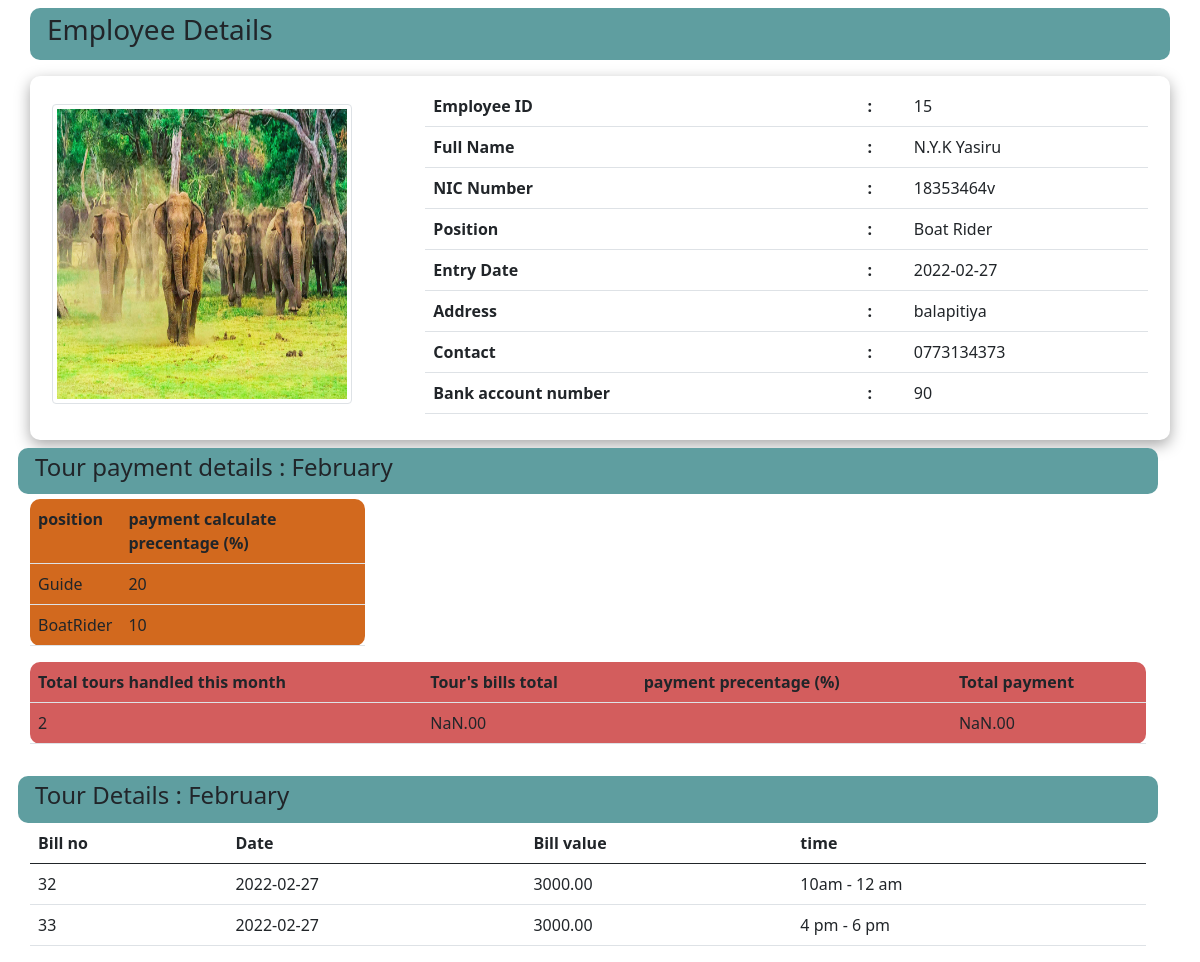
Page /Employee/Profile/profile.php?id=15&Name=N.Y.K Yasiru on the committed database.
### tables this page shows
CREATE TABLE `employee` (
  `ID` int(100) NOT NULL,
  `EmNIC` varchar(100) NOT NULL,
  `Name` varchar(100) NOT NULL,
  `Position` varchar(100) NOT NULL,
  `JobDate` varchar(100) NOT NULL,
  `Address` varchar(200) NOT NULL,
  `Contact` varchar(100) NOT NULL,
  `Birthdate` varchar(100) NOT NULL,
  `Picture` varchar(100) NOT NULL,
  `Gender` text NOT NULL,
  `PositionDescribe` varchar(100) NOT NULL,
  `Qualifications` varchar(200) NOT NULL,
  `JobLocation` varchar(50) NOT NULL,
  `Quace` varchar(25) NOT NULL,
  `Medice` varchar(25) NOT NULL,
  `Charce` varchar(25) NOT NULL,
  `Bankaccount` varchar(25) NOT NULL
);

CREATE TABLE `paymentpre` (
  `preID` int(11) NOT NULL,
  `position` varchar(100) NOT NULL,
  `presentage` varchar(100) NOT NULL
);

CREATE TABLE `bills` (
  `bill_ID` int(40) NOT NULL,
  `Orderer_name` varchar(100) NOT NULL,
  `Orderer_ID` varchar(100) NOT NULL,
  `Booking_date` date NOT NULL,
  `Booking_time` varchar(50) NOT NULL,
  `Adult` int(50) NOT NULL,
  `Child` int(60) NOT NULL,
  `package` varchar(100) NOT NULL,
  `Location` varchar(60) NOT NULL,
  `Address` varchar(100) NOT NULL,
  `Contact_no` varchar(60) NOT NULL,
  `Email` varchar(60) NOT NULL,
  `Meals` varchar(60) NOT NULL,
  `Adult_cost` varchar(60) NOT NULL,
  `Child_cost` varchar(60) NOT NULL,
  `Meal_cost` varchar(60) NOT NULL,
  `Total_cost` varchar(60) NOT NULL,
  `Guide` varchar(100) NOT NULL,
  `Rider` varchar(100) NOT NULL,
  `Ontime` varchar(100) NOT NULL
);

### Employee/Profile/profile.php (the view, shortened to what this page needs)
<!DOCTYPE html>
<html lang="en">
<head>
    <link rel="stylesheet" href="./profile.css?v=<?php echo time(); ?>">
    <link href="https://cdn.jsdelivr.net/npm/bootstrap@5.1.0/dist/css/bootstrap.min.css" rel="stylesheet">
</head>
<body>
<div class="container">
<div class="row mt-2" id="row-1">
<h3><Label>Employee Details</Label></h3>
</div>
   <?php
$connection = mysqli_connect('localhost', 'root', '', 'captaincruise');
$id = $_GET['id'];
$sql = "SELECT * FROM employee where ID ='$id' ";
$result = mysqli_query($connection , $sql);
while($row = mysqli_fetch_array($result)){
echo "<div class=\"row mt-3\" id=\"profile-data-row\">";
echo "<div class=\"col-4\" id=\"profile-picture\">";
echo "<img src=\"../profilepic/$row[Picture]\" class=\"img-thumbnail\" alt=\"\" id=\"profilepic\">";
echo "</div>";
echo "<div class=\"col-8\">";
echo "<div class=\"table-responsive\">";
echo "<table  id='tabledetails' class=\"table\">";
echo "<tr>";
echo "<th>Employee ID</th>";
echo "<th>:</th>";
echo "<td>".$row['ID']."</td>";
echo "</tr>";
echo "<tr>";
echo "<th>Full Name</th>";
echo "<th>:</th>";
echo "<td>".$row['Name']."</td>";
echo "</tr>";
echo "<tr>";
echo "<th>NIC Number</th>";
echo "<th>:</th>";
echo "<td>".$row['EmNIC']."</td>";
echo "</tr>";
echo "<tr>";
echo "<th>Position</th>";
echo "<th>:</th>";
echo "<td id='emposition'>".$row['Position']."</td>";
echo "</tr>";
echo "<tr>";
echo "<th>Entry Date</th>";
echo "<th>:</th>";
echo "<td>".$row['JobDate']."</td>";
echo "</tr>";
echo "<tr>";
echo "<th>Address</th>";
echo "<th>:</th>";
echo "<td>".$row['Address']."</td>";
echo "</tr>";
echo "<tr>";
echo "<th>Contact</th>";
echo "<th>:</th>";
echo "<td>".$row['Contact']."</td>";
echo "</tr>";
echo "<tr>";
echo "<th>Bank account number</th>";
echo "<th>:</th>";
echo "<td>".$row['Bankaccount']."</td>";
echo "</tr>";
echo "</table>";
echo "</div>";
echo "</div>";
echo "</div>";
}
?>
<div class="row mt-2">
<div class="row" id="tour-details-topic">
    <h4 id="tourpayment"></h4>
</div>
<div class="row">
  <table class="table" id="pre-table">
      <tr>
          <th>position</th>
          <th>payment calculate precentage (%)</th>
      </tr>
      <tr>
          <td>Guide</td>
          <?php
$connection = mysqli_connect('localhost', 'root', '', 'captaincruise');
$sql = "SELECT * FROM paymentpre where preID=1";
$result = mysqli_query($connection , $sql);
while($row = mysqli_fetch_array($result)){
          echo"<td>".$row['presentage']."</td>";
}
        ?>
      </tr>
      <tr>
          <td>BoatRider</td>
          <?php
$connection = mysqli_connect('localhost', 'root', '', 'captaincruise');
$sql = "SELECT * FROM paymentpre where preID=2";
$result = mysqli_query($connection , $sql);
while($row = mysqli_fetch_array($result)){
          echo"<td>".$row['presentage']."</td>";
}
        ?>
      </tr>
  </table>
</div>
<div class="row">
  <table class="table" id="totalpaymentdetails">
    <tr>
      <th>Total tours handled this month</th>
      <th>Tour's bills total</th>
      <th>payment precentage (%)</th>
      <th>Total payment</th>
    </tr>
    <tr>
      <td></td>
      <td></td>
      <td></td>
      <td></td>
    </tr>
  </table>
</div>
</div>
        <div class="row mt-3" id="tour-details-pane">
           <div class="row" id="tour-details-topic">
                <h4 id="tourdetailsmonthname"></h4>
           </div>
           <div class="row" id="tour-details-table">
              <table class="table" id="tourdetails">
                <thead>
                  <tr>
                      <th>Bill no</th>
                      <th>Date</th>
                      <th>Bill value</th>
                      <th>time</th>
                  </tr>
                  </thead>
                  <tbody>
                  <?php
                    $connection = mysqli_connect('localhost', 'root', '', 'captaincruise');
                    $name = $_GET['Name'];
                    $first_day = date('Y-m-01');
                    $last_day = date('Y-m-t');
                    $sql = "SELECT * FROM bills where (Booking_date between '$first_day' and '$last_day') And (Guide ='$name' OR Rider = '$name')  ";
                    $result = mysqli_query($connection , $sql);
                    while($row = mysqli_fetch_array($result)){
                    echo "<tr>";
                    echo "<td>".$row['bill_ID']."</td>";
                    echo "<td>".$row['Booking_date']."</td>";
                    echo "<td>".$row['Total_cost']."</td>";
                    echo "<td>".$row['Booking_time']."</td>";
                    echo "</tr>";
                    }
                  ?>
                  </tbody>
              </table>
           </div>
        </div>
</div>
</body>
</html>

### Employee/Profile/profile.css (style rules this page uses)
#profilepic { max-width: 300px; max-height: 300px; min-width: 300px; min-height: 300px; margin-top: 18px; }
#row-1 { background-color: cadetblue; padding: 5px 5px; border-radius: 10px; }
#profile-data-row { background-color: white; padding: 10px 10px; -webkit-box-shadow: rgba(0, 0, 0, 0.35) 0px 5px 15px; box-shadow: rgba(0, 0, 0, 0.35) 0px 5px 15px; border-radius: 10px; }
#tour-details-topic { background-color: cadetblue; padding: 5px 5px; border-radius: 10px; }
#pre-table { max-width: 30%; background-color: chocolate; margin-top: 5px; border-radius: 10px; }
#totalpaymentdetails { background: #d35d5d; border-radius: 10px; }

### rows in the picture
employee: Picture (picture), ID "15", Name "N.Y.K Yasiru", EmNIC "18353464v", Position "Boat Rider", JobDate "2022-02-27", Address "balapitiya", Contact "0773134373", Bankaccount "90"
paymentpre: presentage "20"
paymentpre: presentage "10"
bills: bill_ID "32", Booking_date "2022-02-27", Total_cost "3000.00", Booking_time "10am - 12 am"
bills: bill_ID "33", Booking_date "2022-02-27", Total_cost "3000.00", Booking_time "4 pm - 6 pm"
